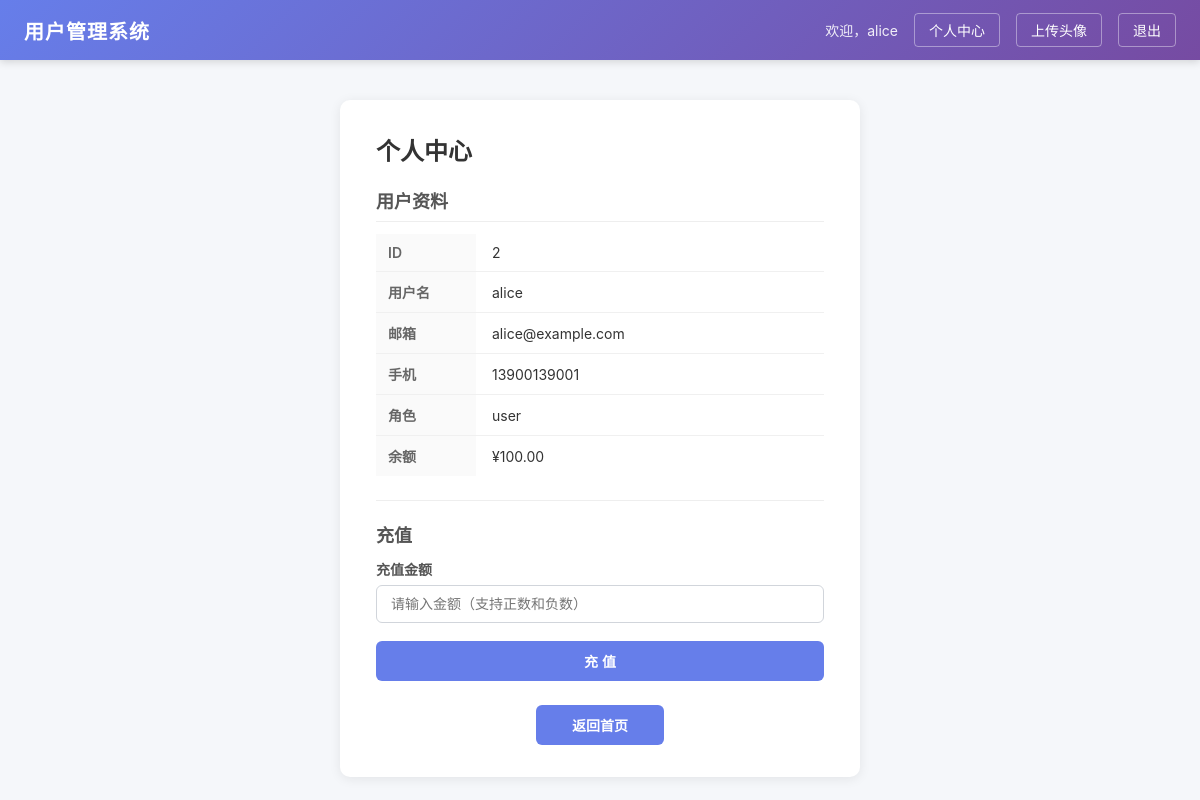
/profile?user_id=2 (signed in), run on the app's committed database.
### tables this page shows
CREATE TABLE users (
        id INTEGER PRIMARY KEY AUTOINCREMENT,
        username TEXT UNIQUE NOT NULL,
        password TEXT NOT NULL,
        email TEXT,
        phone TEXT,
        balance REAL DEFAULT 0,
        role TEXT DEFAULT 'user'
    );

### app.py (the view)
@app.route("/profile", methods=["GET"])
def profile():
    if "username" not in session:
        return redirect(url_for("login"))
    user_id = request.args.get("user_id")
    if not user_id:
        return "缺少 user_id 参数", 400
    user_info = _get_user_by_id(user_id)
    if not user_info:
        return "用户不存在", 404
    return render_template("profile.html", user=user_info)

### app.py (called while the page is built)
def _get_user_by_id(user_id):
    try:
        uid = int(user_id)
    except (ValueError, TypeError):
        return None
    try:
        conn = sqlite3.connect(DB_PATH)
        c = conn.cursor()
        c.execute("SELECT id, username, email, phone, balance, role FROM users WHERE id = ?", (uid,))
        row = c.fetchone()
        conn.close()
        if row:
            return {
                "id": row[0],
                "username": row[1],
                "email": row[2],
                "phone": row[3],
                "balance": row[4],
                "role": row[5],
            }
    except:
        pass
    return None

def _generate_csrf_token():
    if "_csrf_token" not in session:
        session["_csrf_token"] = secrets.token_hex(32)
    return session["_csrf_token"]

@app.before_request
def _refresh_session():
    if session.get("username"):
        session.permanent = True

### templates/profile.html (shortened to what this page needs)
{% extends "base.html" %}
{% block content %}
<div class="card profile-card">
    <h2>个人中心</h2>
    <div class="user-info">
        <h3>用户资料</h3>
        <table class="info-table">
            <tr>
                <td class="info-label">ID</td>
                <td class="info-value">{{ user.id }}</td>
            </tr>
            <tr>
                <td class="info-label">用户名</td>
                <td class="info-value">{{ user.username }}</td>
            </tr>
            <tr>
                <td class="info-label">邮箱</td>
                <td class="info-value">{{ user.email }}</td>
            </tr>
            <tr>
                <td class="info-label">手机</td>
                <td class="info-value">{{ user.phone }}</td>
            </tr>
            <tr>
                <td class="info-label">角色</td>
                <td class="info-value">{{ user.role }}</td>
            </tr>
            <tr>
                <td class="info-label">余额</td>
                <td class="info-value">¥{{ "%.2f"|format(user.balance) }}</td>
            </tr>
        </table>
    </div>
    <div class="recharge-section">
        <h3>充值</h3>
        <form method="post" action="/recharge" class="recharge-form">
            <div class="form-group">
                <label for="amount">充值金额</label>
                <input type="text" id="amount" name="amount" placeholder="请输入金额（支持正数和负数）" class="recharge-input">
            </div>
            <div class="form-group">
                <button type="submit" class="btn btn-primary">充 值</button>
            </div>
        </form>
    </div>
    <div class="action-row">
        <a href="/" class="btn btn-primary" style="width:auto;padding:10px 36px;">返回首页</a>
    </div>
</div>
{% endblock %}

### templates/base.html (shortened to what this page needs)
<!DOCTYPE html>
<html lang="zh-CN">
<head>
    <link rel="stylesheet" href="/static/css/style.css">
</head>
<body>
    <nav class="navbar">
        <div class="nav-left">
            <a href="/" class="brand">用户管理系统</a>
        </div>
        <div class="nav-right">
            {% if session.get("username") %}
                <span class="nav-welcome">欢迎，{{ session["username"] }}</span>
                <a href="/profile?user_id=1" class="nav-link">个人中心</a>
                <a href="/upload" class="nav-link">上传头像</a>
                <form method="post" action="/logout" class="inline-form">
                    <button type="submit" class="nav-link-btn">退出</button>
                </form>
            {% else %}
                <a href="/login" class="nav-link">登录</a>
                <a href="/register" class="nav-link">注册</a>
            {% endif %}
        </div>
    </nav>
    <main class="container">
        {% block content %}{% endblock %}
    </main>
</body>
</html>

### static/css/style.css (style rules this page uses)
* { margin: 0; padding: 0; box-sizing: border-box; }
body { font-family: -apple-system, BlinkMacSystemFont, "Segoe UI", Roboto, "Helvetica Neue", Arial, sans-serif; background-color: #f5f7fa; color: #333; min-height: 100vh; }
a { text-decoration: none; color: inherit; }
.navbar { display: flex; justify-content: space-between; align-items: center; padding: 0 24px; height: 60px; background: linear-gradient(135deg, #667eea 0%, #764ba2 100%); color: #fff; box-shadow: 0 2px 8px rgba(0, 0, 0, 0.15); }
.nav-left { display: flex; align-items: center; }
.nav-left .brand { font-size: 20px; font-weight: 700; letter-spacing: 1px; color: #fff; }
.nav-right { display: flex; align-items: center; gap: 16px; }
.nav-welcome { font-size: 14px; opacity: 0.9; }
.nav-link { font-size: 14px; padding: 6px 14px; border-radius: 4px; border: 1px solid rgba(255, 255, 255, 0.4); color: #fff; transition: background 0.2s; }
.inline-form { display: inline; margin: 0; padding: 0; }
.nav-link-btn { font-size: 14px; padding: 6px 14px; border-radius: 4px; border: 1px solid rgba(255, 255, 255, 0.4); background: transparent; color: #fff; cursor: pointer; font-family: inherit; transition: background 0.2s; }
.container { max-width: 720px; margin: 40px auto; padding: 0 20px; }
.card { background: #fff; border-radius: 10px; box-shadow: 0 2px 12px rgba(0, 0, 0, 0.08); padding: 32px 36px; margin-bottom: 20px; }
.card h2 { font-size: 24px; margin-bottom: 20px; color: #333; }
.form-group { margin-bottom: 18px; }
.form-group label { display: block; font-size: 14px; font-weight: 600; margin-bottom: 6px; color: #555; }
.form-group input { width: 100%; padding: 10px 14px; border: 1px solid #d1d5db; border-radius: 6px; font-size: 14px; outline: none; transition: border-color 0.2s; }
.btn { display: inline-block; padding: 10px 22px; font-size: 14px; font-weight: 600; border: none; border-radius: 6px; cursor: pointer; text-align: center; transition: background 0.2s, opacity 0.2s; }
.btn-primary { background: #667eea; color: #fff; width: 100%; }
.user-info { margin: 16px 0; }
.user-info h3 { font-size: 18px; margin-bottom: 12px; color: #555; border-bottom: 1px solid #eee; padding-bottom: 8px; }
.info-table { width: 100%; border-collapse: collapse; }
.info-table tr { border-bottom: 1px solid #f0f0f0; }
.info-table tr:last-child { border-bottom: none; }
.info-label { width: 100px; padding: 10px 12px; font-size: 14px; font-weight: 600; color: #666; background: #fafafa; }
.info-value { padding: 10px 16px; font-size: 14px; color: #333; }
.action-row { margin-top: 24px; text-align: center; }
.profile-card { max-width: 520px; margin: 0 auto; }
.recharge-section { margin: 24px 0; padding-top: 20px; border-top: 1px solid #eee; }
.recharge-section h3 { font-size: 18px; margin-bottom: 12px; color: #555; }
.recharge-input { width: 100%; padding: 10px 14px; border: 1px solid #d1d5db; border-radius: 6px; font-size: 16px; outline: none; transition: border-color 0.2s; }

### data on the page
users: username "alice", id "2", email "alice@example.com", phone "13900139001", role "user", balance "100.00"
